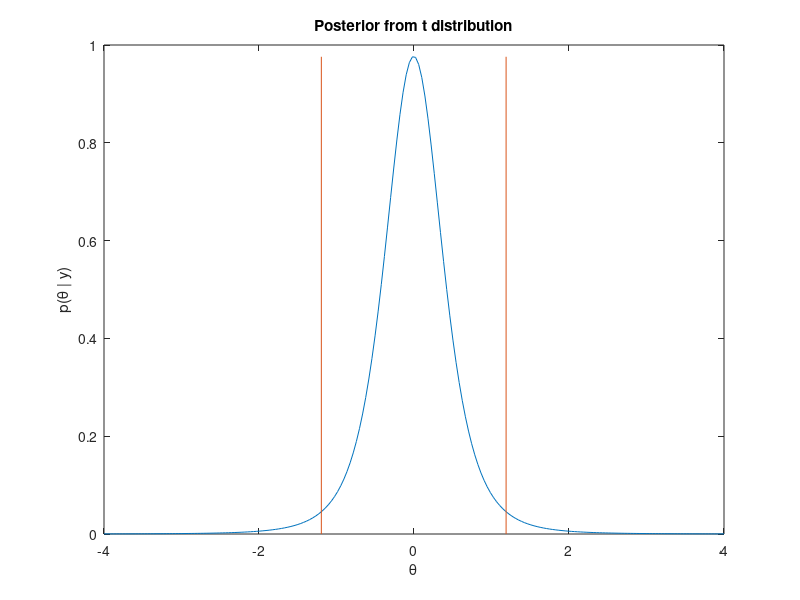

This figure's MATLAB source: (Note: this script raises an error after producing the figure.)
% test_HPD.m
% This routine tests the generation of HPD for a
% simple model where the HPD should agree with
% the t-distribution.
% K.J. Beers. MIT ChE. 8/24/2005

%  generate the data set
N = 5;  mu = 0;  sigma = 1;
y = mu*ones(N,1) + sigma*randn(N,1),  % response vector
X_pred = ones(N,1);

% get least-squares fit
y_mean = mean(y),
sample_var = var(y,1); % compute sample variance
sample_std = sqrt(sample_var),  % sample standard deviation

% use regress to find least-squares fit
[theta,theta_CI] = regress(y,X_pred,0.05);
theta, theta_CI,

% plot posterior from t-distribution
nu = N - 1;  % number of degrees of freedom
theta_plot = linspace(-4*sigma,4*sigma,200);
t_plot = (theta_plot - y_mean)/(sample_std/sqrt(N));
p_tdist_plot = tpdf(t_plot,nu);
% normalize to get posterior
var1 = trapz(theta_plot,p_tdist_plot);
p_tdist_plot = p_tdist_plot/var1;
% plot posterior density
fig_t = figure;
plot(theta_plot,p_tdist_plot);
xlabel('\theta');  ylabel('p(\theta | y)');
title('Posterior from t distribution');
% add to graph lines for CI boundaries
p_max = max(p_tdist_plot);
hold on;
line([theta_CI(1) theta_CI(1)], [0 p_max]);
line([theta_CI(2) theta_CI(2)], [0 p_max]);


% Now, generate marginal posterior from MCMC
MCOPTS.N_equil = 10000;
MCOPTS.N_samples = 100000;
[bin_1Dc, bin_1Dp, frac_above, frac_below] = ...
    Bayes_MCMC_1Dmarginal_SR( ...
        X_pred, y, 'calc_yhat_linear_model', ...
        1, -4*sigma, 4*sigma, 200, theta, sigma, MCOPTS);
% make figure of posterior distribution from MCMC
fig_MCMC = figure;
plot(bin_1Dc, bin_1Dp);
xlabel('\theta');  ylabel('p(\theta | y)');
title('Posterior from MCMC simulation');

% comptue HPD regions
[HPD_lo, HPD_hi] = Bayes_1D_HPD_SR(...
    bin_1Dc, bin_1Dp, 1, 0.05);
HPD_lo, HPD_hi,
% add lines to figure at bounds of HPD regions
figure(fig_MCMC);
p_max = max(bin_1Dp);
hold on;
line([HPD_lo HPD_lo], [0 p_max]);
line([HPD_hi HPD_hi], [0 p_max]);

% make another plot that shows both t-distribution
% posterior and the marginal posterior from MCMC
fig_compare = figure;
plot(theta_plot,p_tdist_plot, '-.');  hold on;
plot(bin_1Dc, bin_1Dp);
xlabel('\theta');  ylabel('p(\theta | y)');
legend('t dist.','MCMC');
title('Posterior distributions');
